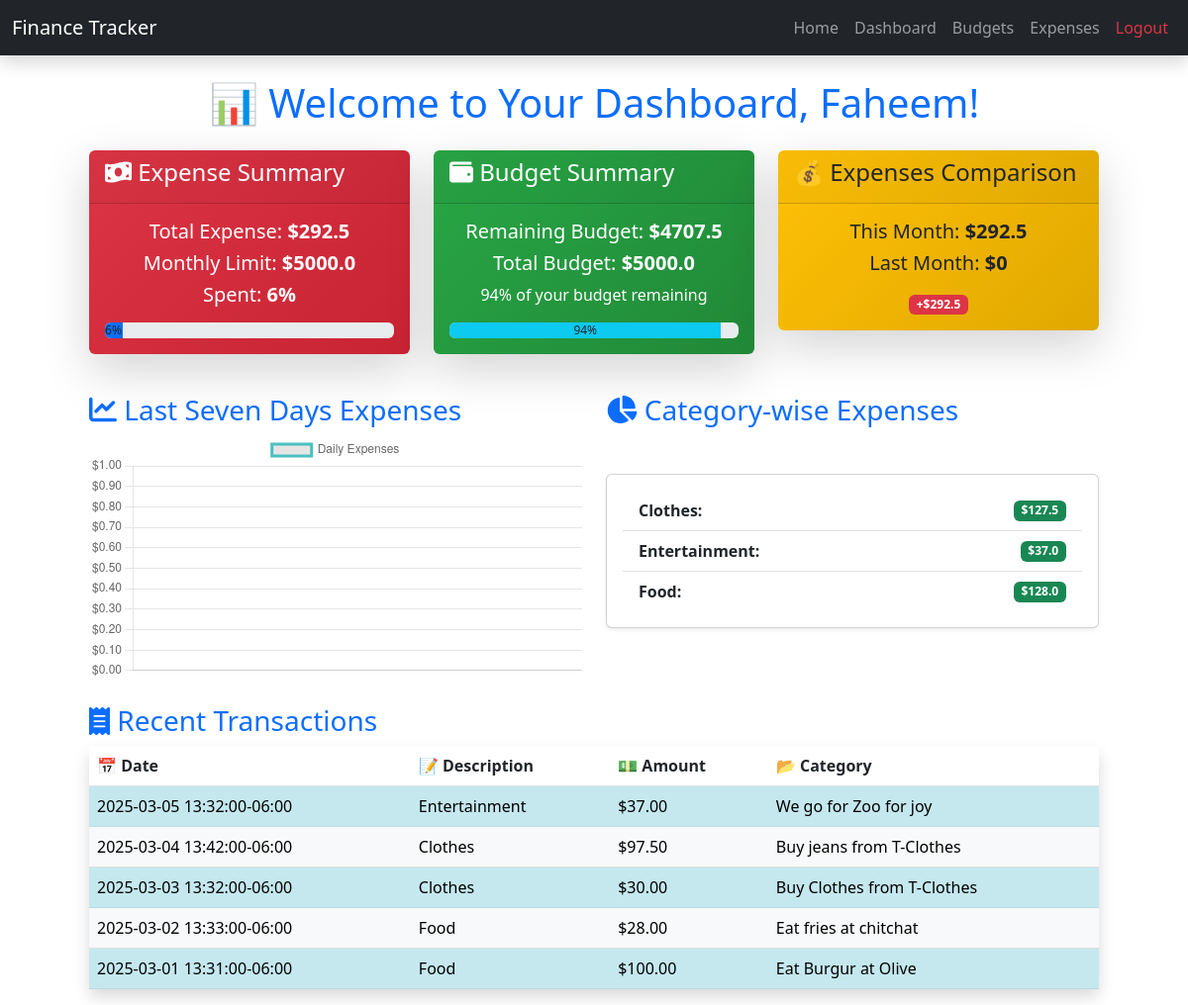
The page /dashboard (signed in) on the database as committed earlier.
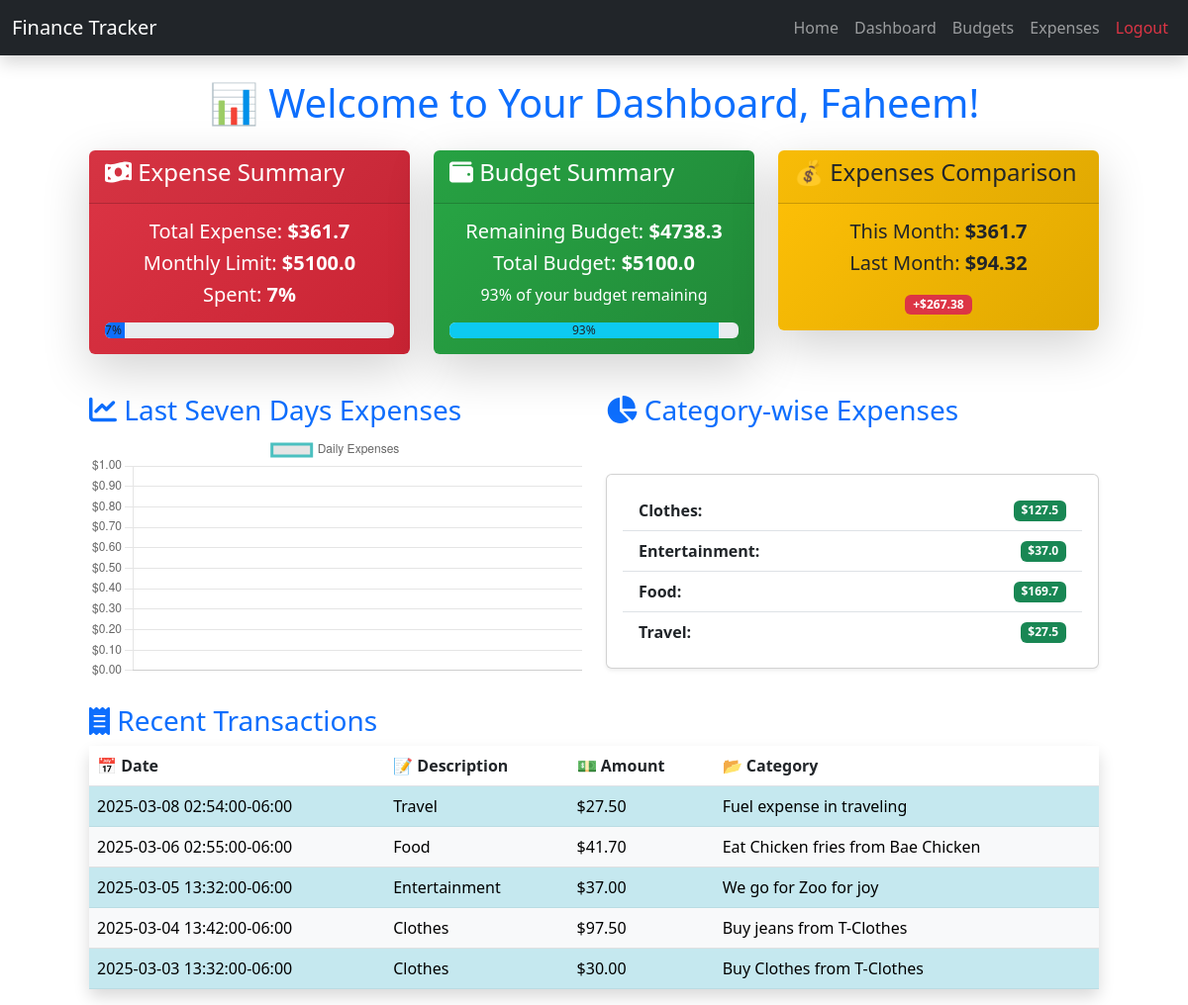
The same page on the database as committed later.
### app/models.py (models this page shows, shortened)
class Budget(db.Model):
    id = db.Column(db.Integer, primary_key=True)
    user_id = db.Column(db.Integer, db.ForeignKey('user.id'), nullable=False)
    amount = db.Column(db.Float, nullable=False, default=0.0)  # Budget amount
    period = db.Column(db.String(10), nullable=False, default="monthly")  # monthly, weekly, biweekly
    created_at = db.Column(db.DateTime, nullable=False, default=lambda: datetime.now(utc_zone))
    month = db.Column(db.Integer, nullable=False)
    year = db.Column(db.Integer, nullable=False)

class Category(db.Model):
    id = db.Column(db.Integer, primary_key=True)
    name = db.Column(db.String(50), unique=True, nullable=False)

class Expense(db.Model):
    id = db.Column(db.Integer, primary_key=True)
    user_id = db.Column(db.Integer, db.ForeignKey('user.id'), nullable=False)
    amount = db.Column(db.Float, nullable=False)
    category_id = db.Column(db.Integer, db.ForeignKey('category.id'), nullable=False)
    description = db.Column(db.String(255), nullable=True)
    date = db.Column(db.DateTime, nullable=False, default=lambda: datetime.now(utc_zone).astimezone(local_tz))
    category = db.relationship('Category', backref='expenses')

### app/routes.py (the view)
@bp.route('/dashboard', methods=['GET'])
@login_required
def dashboard():
    current_month = datetime.utcnow().month
    current_year = datetime.utcnow().year
    today = datetime.utcnow()
    monthly_budget = Budget.query.filter_by(user_id=current_user.id, period="monthly", month=current_month, year=current_year).first()
    monthly_budget_amount = monthly_budget.amount if monthly_budget else 0
    total_expenses = round(db.session.query(func.sum(Expense.amount)).filter(
        Expense.user_id == current_user.id,
        func.extract('month', Expense.date) == current_month,
        func.extract('year', Expense.date) == current_year
    ).scalar() or 0, 2)
    remaining_monthly_budget = round(monthly_budget_amount - total_expenses, 2)
    remaining_budget_percentage = round((remaining_monthly_budget / monthly_budget_amount) * 100) if monthly_budget_amount > 0 else 0
    category_expenses = db.session.query(Category.name, func.sum(Expense.amount)).join(Expense).filter(
        Expense.user_id == current_user.id,
        func.extract('month', Expense.date) == current_month,
        func.extract('year', Expense.date) == current_year
    ).group_by(Category.name).all()
    category_expenses_data = [{"category": category, "total": total} for category, total in category_expenses]
    last_7_days_expenses = db.session.query(func.extract('day', Expense.date), func.sum(Expense.amount)).filter(
        Expense.user_id == current_user.id,
        Expense.date >= today - timedelta(days=7),
        Expense.date <= today
    ).group_by(func.extract('day', Expense.date)).all()
    last_7_days_expenses_data = [{"day": int(day), "total": total} for day, total in last_7_days_expenses]
    last_month = current_month - 1 if current_month > 1 else 12
    last_month_year = current_year if current_month > 1 else current_year - 1
    last_month_expenses = db.session.query(func.sum(Expense.amount)).filter(
        Expense.user_id == current_user.id,
        func.extract('month', Expense.date) == last_month,
        func.extract('year', Expense.date) == last_month_year
    ).scalar() or 0
    expense_percentage = round((total_expenses / monthly_budget_amount) * 100) if monthly_budget_amount > 0 else 0
    last_5_expenses = db.session.query(Expense).filter_by(user_id=current_user.id).order_by(Expense.date.desc()).limit(5).all()
    last_5_expenses_data = [{
        'description': expense.description,
        'amount': expense.amount,
        'category': expense.category,
        'date': expense.date.astimezone(local_tz)
    } for expense in last_5_expenses]
    expenses_exceeded = total_expenses > monthly_budget_amount
    return render_template("dashboard.html",
                           monthly_budget=monthly_budget_amount,
                           total_expenses=total_expenses,
                           remaining_budget=remaining_monthly_budget,
                           remaining_budget_percentage=remaining_budget_percentage,
                           category_expenses=category_expenses_data,
                           daily_expenses=last_7_days_expenses_data,
                           expense_percentage=expense_percentage,
                           last_month_expenses=last_month_expenses,
                           current_month=current_month,
                           current_year=current_year,
                           last_month=last_month,
                           last_month_year=last_month_year,
                           last_5_expenses=last_5_expenses_data,
                           expenses_exceeded=expenses_exceeded)

### app/__init__.py (called while the page is built)
@login_manager.user_loader
def load_user(user_id):
    from app.models import User
    return User.query.get(int(user_id))

### app/templates/dashboard.html (shortened to what the changed rows need)
{% extends 'base.html' %}
{% block content %}
<div class="container-fluid px-5">
    <div class="grid">
        <h1 class="my-4 text-center text-primary">📊 Welcome to Your Dashboard, {{ current_user.username }}!</h1>
        <div class="row">
            <div class="col-md-4">
                <div class="card text-white mb-3 shadow-lg border-0" style="background: linear-gradient(135deg, #dc3545, #c82333);">
                    <div class="card-body text-center">
                        <h5 class="card-title">Total Expense: <strong>${{ total_expenses }}</strong></h5>
                        <h5 class="card-title">Monthly Limit: <strong>${{ monthly_budget }}</strong></h5>
                        <h5 class="card-title">Spent: <strong>{{ expense_percentage }}%</strong></h5>
                        <div class="progress mt-3">
                            <div class="progress-bar bg-primary text-dark" role="progressbar"
                                style="width: {{ expense_percentage }}%;"
                                aria-valuenow="{{ expense_percentage }}"
                                aria-valuemin="0" aria-valuemax="100">
                                {{ expense_percentage }}% Spent
                            </div>
                        </div>
                    </div>
                </div>
            </div>
            <div class="col-md-4">
                <div class="card text-white mb-3 shadow-lg border-0" style="background: linear-gradient(135deg, #28a745, #218838);">
                    <div class="card-body text-center">
                        <h5 class="card-title">Remaining Budget: <strong>${{ remaining_budget }}</strong></h5>
                        <h5 class="card-title">Total Budget: <strong>${{ monthly_budget }}</strong></h5>
                        <p class="mt-2 text-center">{{ remaining_budget_percentage if remaining_budget_percentage is not none else 0 | round(2) }}% of your budget remaining</p>
                        <div class="progress mt-3">
                            <div class="progress-bar bg-info text-dark" role="progressbar"
                                 style="width: {{ remaining_budget_percentage }}%;"
                                 aria-valuenow="{{ remaining_budget_percentage }}"
                                 aria-valuemin="0" aria-valuemax="100">
                                 {{ remaining_budget_percentage }}%
                            </div>
                        </div>
                    </div>
                </div>
            </div>
            <div class="col-md-4">
                <div class="card text-dark mb-3 shadow-lg border-0" style="background: linear-gradient(135deg, #ffc107, #e0a800);">
                    <div class="card-body text-center">
                        <h5 class="card-title">This Month: <strong>${{ total_expenses }}</strong></h5>
                        <h5 class="card-title">Last Month: <strong>${{ last_month_expenses }}</strong></h5>
                        <div class="mt-3">
                            <span class="badge {% if total_expenses > last_month_expenses %} bg-danger {% else %} bg-success {% endif %}">
                                {% if total_expenses > last_month_expenses %}
                                    +${{ total_expenses - last_month_expenses }}
                                {% else %}
                                    -${{ last_month_expenses - total_expenses }}
                                {% endif %}
                            </span>
                        </div>
                    </div>
                </div>
            </div>
        </div>
        <div class="row mt-4">
            <div class="col-md-6">
                <div class="card shadow-sm mt-5">
                    <div class="card-body">
                        <ul class="list-group list-group-flush">
                            {% if category_expenses %}
                                {% for category in category_expenses %}
                                <li class="list-group-item d-flex justify-content-between align-items-center">
                                    <strong>{{ category.category }}:</strong>
                                    <span class="badge bg-success text-white">${{ category.total }}</span>
                                </li>
                                {% endfor %}
                            {% else %}
                                <li class="list-group-item text-center text-muted">
                                    <i class="fas fa-info-circle"></i> No category expenses recorded for this month.
                                </li>
                            {% endif %}
                        </ul>
                    </div>
                </div>
            </div>
        </div>
        <div class="row mt-4">
            <div class="col-md-12">
                <table class="table table-striped table-hover shadow rounded">
                    <thead class="bg-primary text-white">
                        <tr>
                            <th scope="col">📅 Date</th>
                            <th scope="col">📝 Description</th>
                            <th scope="col">💵 Amount</th>
                            <th scope="col">📂 Category</th>
                        </tr>
                    </thead>
                    <tbody>
                        {% for expense in last_5_expenses %}
                            <tr class="{% if loop.index % 2 == 0 %}table-light{% else %}table-info{% endif %}">
                                <td>{{ expense.date }}</td>
                                <td>{{ expense.category.name }}</td>
                                <td>${{ "{:,.2f}".format(expense.amount) }}</td>
                                <td>{{ expense.description }}</td>
                            </tr>
                        {% endfor %}
                    </tbody>
                </table>
            </div>
        </div>
    </div>
</div>
{% endblock %}

Rows that differ between the two databases and show on the page:
no longer on this page (row unchanged): Expense: date "2025-03-02 13:33:00-06:00", category.name "Food", amount "28.00", description "Eat fries at chitchat"
no longer on this page (row unchanged): Expense: date "2025-03-01 13:31:00-06:00", category.name "Food", amount "100.00", description "Eat Burgur at Olive"
changed Budget: amount "5000.0" → "5100.0"
computed for Category "Food": total "128.0" → "169.7"
now on this page (row unchanged): Category: category "Travel", total "27.5"
added Expense: date "2025-03-08 02:54:00-06:00", category.name "Travel", amount "27.50", description "Fuel expense in traveling"
added Expense: date "2025-03-06 02:55:00-06:00", category.name "Food", amount "41.70", description "Eat Chicken fries from Bae Chicken"
Other text that changed with them:
{{ total_expenses }}: "292.5" → "361.7"
{{ expense_percentage }}: "6" → "7"
{{ expense_percentage }}: 6 → 7 (drawn)
{{ remaining_budget }}: "4707.5" → "4738.3"
{{ remaining_budget_percentage }}: 94 → 93 (drawn)
{{ remaining_budget_percentage }}: "94" → "93"
{{ last_month_expenses }}: "0" → "94.32"
{{ total_expenses - last_month_expenses }}: "292.5" → "267.38"
text no longer shown: "94"
text now shown: "93"
